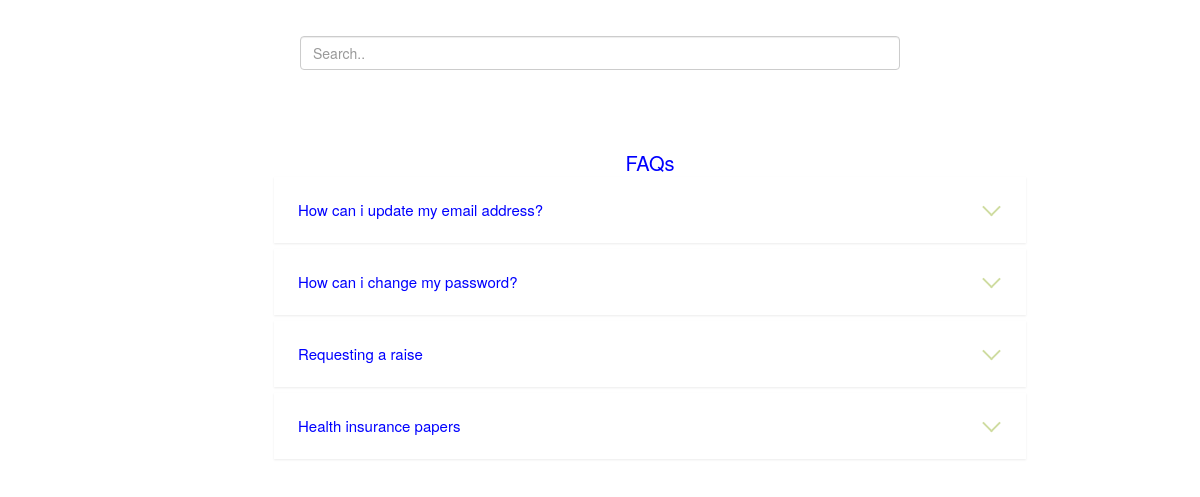
The app's page /faq.php with its own data.
### tables this page shows
CREATE TABLE `qanda` (
  `Q_ID` int(11) NOT NULL,
  `Q_type` text NOT NULL,
  `user_ID` int(11) NOT NULL,
  `Q` text DEFAULT NULL,
  `A` text NOT NULL
);

### faq.php (the view, shortened to what this page needs)
<?php include "db.php"; ?>
<!DOCTYPE html>
<html>
<head>
	<link rel="stylesheet" href="css/reset.css">
	<link rel="stylesheet" href="css/style.css">
	<link rel="stylesheet" href="https://maxcdn.bootstrapcdn.com/bootstrap/3.4.1/css/bootstrap.min.css">
</head>
		<?php
		    $errorlevel = E_WARNING;
				$errormsg = 'No Questions Are Available Right Now.';
		?>
<body>
<div id="faq">
  <div class="searchdev">
  <input class="form-control" id="search" type="text" placeholder="Search..">
  </div>
	<div class="faq-components">
	<section class="cd-faq">
	<div class="cd-faq-items">
  <div class="title" id="faq">FAQs</div>
	<ul id="basics" class="cd-faq-group">
    <?php
      $Query = "SELECT * FROM qanda WHERE Q_type='faq' ";
      $ExecQuery = MySQLi_query($con, $Query);
      if ($ExecQuery->num_rows > 0)
      {
        while($Row = $ExecQuery->fetch_assoc())
        {
    ?>
			<li>
				<a class="cd-faq-trigger" href="#0" style=" color:blue"> <?php echo $Row ['Q']; ?> </a>
			</li>
    <?php
        }
    }
      else
      {
    ?>
				<div class='alert alert-info'><?php errorHandler($errorlevel, $errormsg);?></div>
		<?php
      }
    ?>
	</ul>
  </div>
  </div>
  </div>
</body>
</html>

### css/style.css (style rules this page uses)
*, *::after, *::before { -webkit-box-sizing: border-box; -moz-box-sizing: border-box; box-sizing: border-box; }
*::after, *::before { content: ''; }
body { font-size: 100%; font-family: "Open Sans", sans-serif; color: #4e5359; background-color: #f3f3f5; }
body::after { position: fixed; top: 0; left: 0; width: 100%; height: 100%; background-color: rgba(78, 83, 89, 0.8); visibility: hidden; opacity: 0; -webkit-transition: opacity .3s 0s, visibility 0s .3s; -moz-transition: opacity .3s 0s, visibility 0s .3s; transition: opacity .3s 0s, visibility 0s .3s; }
@media only screen and (min-width: 768px) { body::after { display: none; } }
a { color: #a9c056; text-decoration: none; }
.cd-faq { width: 90%; max-width: 1024px; margin: 2em auto; box-shadow: 0 1px 5px rgba(0, 0, 0, 0.1); }
.cd-faq:after { content: ""; display: table; clear: both; }
@media only screen and (min-width: 768px) { .cd-faq { position: relative; margin: 4em auto; box-shadow: none; } }
.cd-faq-items { position: fixed; height: 100%; width: 90%; top: 0; right: 0; background: #ffffff; padding: 0 5% 1em; overflow: auto; -webkit-overflow-scrolling: touch; z-index: 1; -webkit-backface-visibility: hidden; backface-visibility: hidden; -webkit-transform: translateZ(0) translateX(100%); -moz-transform: translateZ(0) translateX(100%); -ms-transform: translateZ(0) translateX(100%); -o-transform: translateZ(0) translateX(100%); transform: translateZ(0) translateX(100%); -webkit-transition: -webkit-transform .3s; -moz-transition: -moz-transform .3s; transition: transform .3s; }
@media only screen and (min-width: 768px) { .cd-faq-items { position: static; height: auto; width: 78%; float: right; overflow: visible; -webkit-transform: translateZ(0) translateX(0); -moz-transform: translateZ(0) translateX(0); -ms-transform: translateZ(0) translateX(0); -o-transform: translateZ(0) translateX(0); transform: translateZ(0) translateX(0); padding: 0; background: transparent; } }
@media only screen and (min-width: 1024px) { .cd-faq-items { float: none; width: 100%; padding-left: 220px; } }
.cd-faq-group { display: none; }
@media only screen and (min-width: 768px) { .cd-faq-group { display: block; } }
@media only screen and (min-width: 768px) { .cd-faq-group > li { background: #ffffff; margin-bottom: 6px; box-shadow: 0 1px 2px rgba(0, 0, 0, 0.08); -webkit-transition: box-shadow 0.2s; -moz-transition: box-shadow 0.2s; transition: box-shadow 0.2s; } }
.cd-faq-trigger { position: relative; display: block; margin: 1.6em 0 .4em; line-height: 1.2; }
@media only screen and (min-width: 768px) { .cd-faq-trigger { font-size: 24px; font-size: 1.5rem; font-weight: 300; margin: 0; padding: 24px 72px 24px 24px; } }
@media only screen and (min-width: 768px) { .cd-faq-trigger::before, .cd-faq-trigger::after { position: absolute; right: 24px; top: 50%; height: 2px; width: 13px; background: #cfdca0; -webkit-backface-visibility: hidden; backface-visibility: hidden; -webkit-transition-property: -webkit-transform; -moz-transition-property: -moz-transform; transition-property: transform; -webkit-transition-duration: 0.2s; -moz-transition-duration: 0.2s; transition-duration: 0.2s; } }
@media only screen and (min-width: 768px) { .cd-faq-trigger::before { -webkit-transform: rotate(45deg); -moz-transform: rotate(45deg); -ms-transform: rotate(45deg); -o-transform: rotate(45deg); transform: rotate(45deg); right: 32px; } }
@media only screen and (min-width: 768px) { .cd-faq-trigger::after { -webkit-transform: rotate(-45deg); -moz-transform: rotate(-45deg); -ms-transform: rotate(-45deg); -o-transform: rotate(-45deg); transform: rotate(-45deg); } }

### faq.php (style rules this page uses)
.title { text-align: center; font-size: 20px; padding-top: 3%; color: blue; }
#faq { background-color: white; top: 200%; width: 100%; height: 200%; }
.faq-components { width: 90%; top: 15%; }
.searchdev { text-align: center; padding: 3% 25% 0%; }

### records on screen
qanda: Q "How can i update my email address?"
qanda: Q "How can i change my password?"
qanda: Q "Requesting a raise"
qanda: Q "Health insurance papers"
